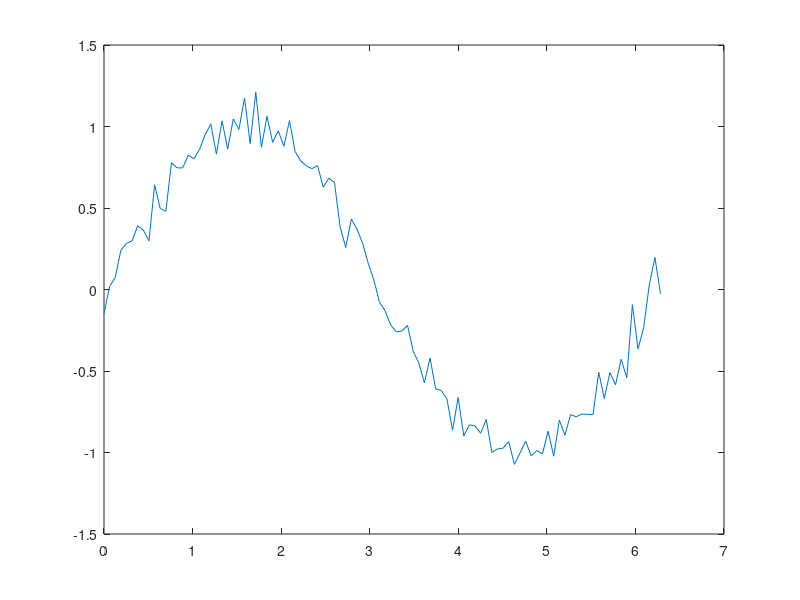

Here is the MATLAB script that generated this plot: (Note: this script raises an error after producing the figure.)
%% Test plotvline
% 
% Description : 
%
%
% Author : 
%    Roland Ritt
%
% History :
% \change{1.0}{08 June 2017}{Original}
%
% --------------------------------------------------
% (c) 2017, Roland Ritt
% Chair of Automation, University of Leoben, Austria
% email: automation@unileoben.ac.at
% url: automation.unileoben.ac.at
% --------------------------------------------------
clc
clear all;
close all hidden;
x = linspace(0,2*pi, 100)';

y1 = sin(x) + randn(size(x))*0.1;
y2 = cos(x) + randn(size(x))*0.1;

Y = [y1 y2];

figure;
plot(x,y1);
plotvline([0.1, 1, 2]')
figureGen;
H = plotMulti(x, Y);
plotvline([0.1, 1, 2]', 'Axes', H ,'Marker', 'o');


